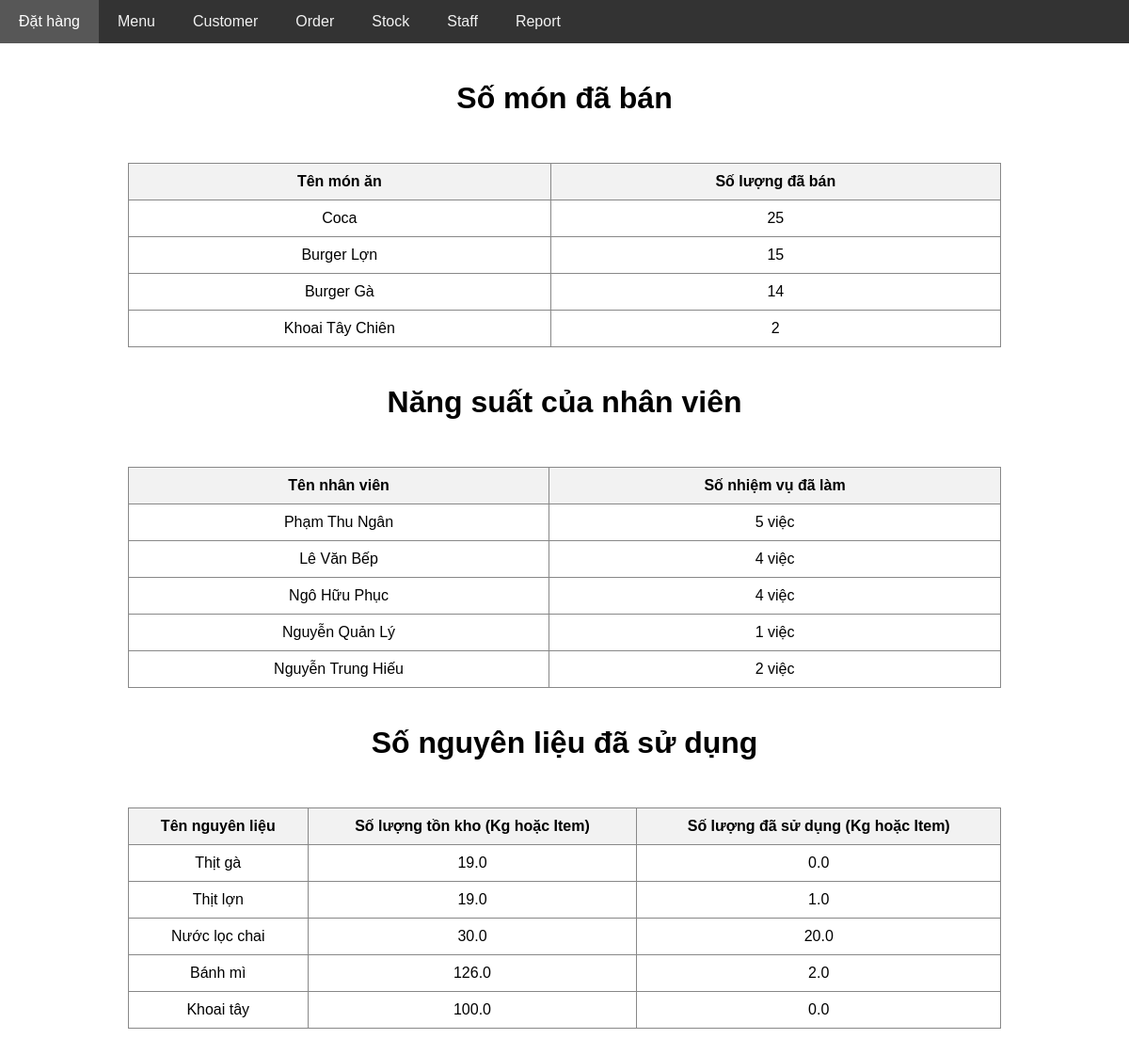
Before: /core/report/ with the older database file.
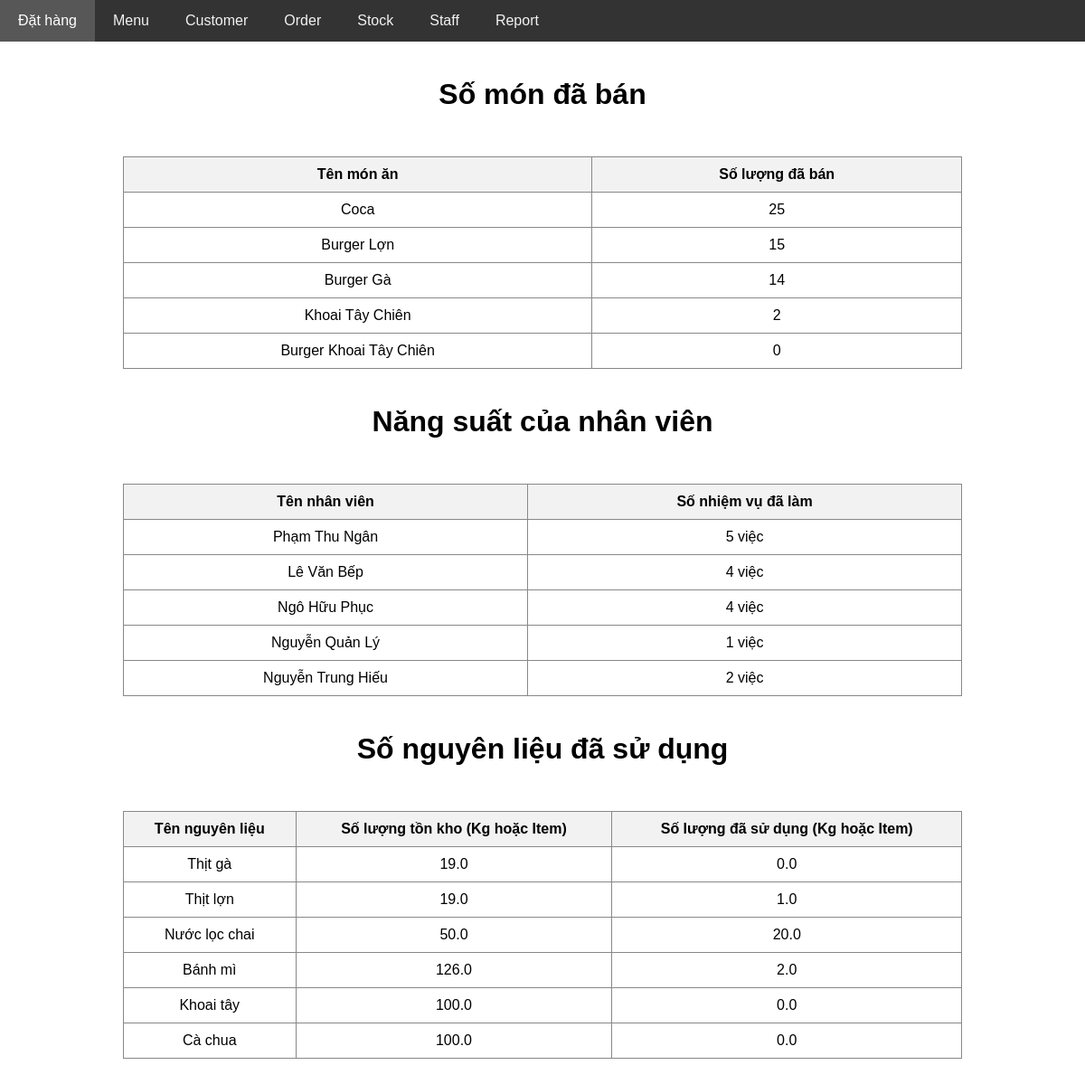
After: the same page with the newer database file.
### core/models.py (models this page shows, shortened)
class Menu(models.Model):
    class TypeChoices(models.TextChoices):
        BURGER = 'Burger'
        DRINK = 'Drink'
        COMBO = 'Combo'
        SNACK = 'Snack'
    ma_mon = models.CharField(max_length=10, unique=True)
    ten_mon = models.CharField(max_length=50)
    loai_mon = models.CharField(max_length=20, choices=TypeChoices.choices)
    gia_ban = models.FloatField()
    don_vi_tinh = models.CharField(max_length=10, default='VND')

class Staff(models.Model):
    class JobChoices(models.TextChoices):
        THUNGAN = 'Thu Ngân'
        DAUBEP = 'Đầu Bếp'
        PHUCVU = 'Phục Vụ'
        QUANLY = 'Quản Lý'
    class ShiftChoices(models.TextChoices):
        MORNING = 'Sáng'
        AFTERNOON = 'Chiều'
        NIGHT = 'Tối'
        MIDNIGHT = 'Đêm'
    ma_nhan_vien = models.CharField(max_length=10, unique=True)
    ho_ten = models.CharField(max_length=100)
    chuc_vu = models.CharField(max_length=20, choices=JobChoices.choices)
    so_dien_thoai = models.CharField(max_length=15)
    ca_lam_viec = models.CharField(max_length=20, choices=ShiftChoices.choices)

class StockIngredient(models.Model):
    ma_nguyen_lieu = models.CharField(max_length=10, unique=True)
    ten_nguyen_lieu = models.CharField(max_length=50)
    so_luong_ton_kho = models.FloatField()
    chi_phi_nguyen_lieu = models.FloatField()
    nha_cung_cap = models.CharField(max_length=100)
    used = models.FloatField(default=0)

### core/views.py (the view)
# urls.py: path('report/', views.report, name='report'),
def report(request):
    menus = Menu.objects.all()
    menu_counts = {}
    for menu in menus:
        menu_counts[menu.ten_mon] = 0
    finished_orders = Order.objects.filter(trang_thai=Order.TypeChoices.COMPLETED).all()
    for order in finished_orders:
        order_items = order.items.all()
        for order_item in order_items:
            menu_dish = order_item.menu
            menu_counts[menu_dish.ten_mon]  += order_item.so_luong
    sorted_menu_counts = {}
    for key in sorted(menu_counts, key=menu_counts.get, reverse=True):
        sorted_menu_counts[key] = menu_counts[key]
    staffs = Staff.objects.all()
    staff_productivities = {}
    for staff in staffs:
        staff_productivities[staff.ho_ten] = 0
    finished_staff_assignments = []
    for order in finished_orders:
        assignments = StaffAssignment.objects.filter(order=order)
        finished_staff_assignments.extend(assignments)
    for staff_assigment in finished_staff_assignments:
        staff_productivities[staff_assigment.staff.ho_ten] += 1
    stocks = StockIngredient.objects.all()
    return render(request, 'report/report.html', {
        'menu_counts': sorted_menu_counts,
        'staff_productivities': staff_productivities,
        'stocks': stocks
    })

### core/templates/report/report.html (shortened to what this page needs)
{% extends 'layout.html' %}
{% block body %}
<h1>Số món đã bán</h1>
<div style="display: flex; justify-content: center; margin-top: 30px;">
    <table border="1" style="text-align: center;">
        <tr>
            <th>Tên món ăn</th>
            <th>Số lượng đã bán</th>
        </tr>
        {% for ten_mon, so_luong in menu_counts.items %}
            <tr>
                <td> {{ ten_mon}} </td>
                <td> {{ so_luong }} </td>
        {% endfor %}
    </table>
</div>
<h1>Năng suất của nhân viên</h1>
<div style="display: flex; justify-content: center; margin-top: 30px;">
    <table border="1" style="text-align: center;">
        <tr>
            <th>Tên nhân viên</th>
            <th>Số nhiệm vụ đã làm</th>
        </tr>
        {% for ho_ten, so_luong_viec_da_lam in staff_productivities.items %}
            <tr>
                <td> {{ ho_ten }} </td>
                <td> {{ so_luong_viec_da_lam }} việc </td>
        {% endfor %}
    </table>
</div>
<h1>Số nguyên liệu đã sử dụng</h1>
<div style="display: flex; justify-content: center; margin-top: 30px;">
    <table border="1" style="text-align: center;">
        <tr>
            <th>Tên nguyên liệu</th>
            <th>Số lượng tồn kho (Kg hoặc Item)</th>
            <th>Số lượng đã sử dụng (Kg hoặc Item)</th>
        </tr>
        {% for stock in stocks %}
            <tr>
                <td> {{stock.ten_nguyen_lieu}} </td>
                <td> {{stock.so_luong_ton_kho}} </td>
                <td> {{stock.used}} </td>
        {% endfor %}
    </table>
</div>
{% endblock %}

Changed rows visible on the page:
added Menu: menu_counts "Burger Khoai Tây Chiên"
changed StockIngredient "Nước lọc chai": so_luong_ton_kho "30.0" → "50.0"
added StockIngredient: ten_nguyen_lieu "Cà chua", so_luong_ton_kho "100.0", used "0.0"
Other visible differences:
new list line: "0"
